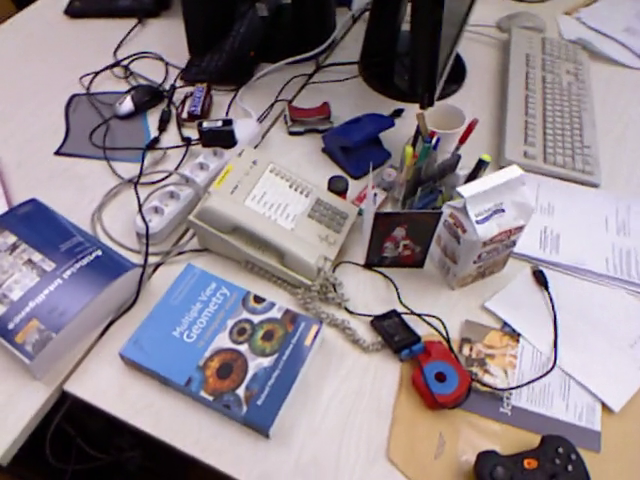
#> input picture frame 30 of samples/desk_handheld_tum.mp4, 640 x 480 px
$ python build_vocab.py   (older library calls are emulated)
#> lines starting #> are read from the running program, lines starting #| are printed output that depends on the picture
### slam/__init__.py
"""Driftless — monocular RGB sparse point-cloud SLAM.

    from slam import SlamPipeline, SlamConfig

    recon = SlamPipeline(SlamConfig()).run("clip.mp4")
    recon.to_dict(); recon.to_ply("cloud.ply"); recon.to_tum("traj.txt")

The reconstruction is metric **up to an unknown global scale**: a single moving
camera cannot observe absolute distance. The initial baseline is fixed to 1.0
and every length in the output is in those units.
"""

import os as _os

from .cpu import numeric_threads as _numeric_threads

# Must run before numpy/OpenCV are imported below: OpenBLAS and OMP read these once at
# load time and ignore later changes. `setdefault` so an explicit caller setting wins.
for _var in (
    "OMP_NUM_THREADS",
    "OPENBLAS_NUM_THREADS",
    "MKL_NUM_THREADS",
    "NUMEXPR_NUM_THREADS",
    "VECLIB_MAXIMUM_THREADS",
):
    _os.environ.setdefault(_var, str(_numeric_threads()))

# Deliberately below the thread-pool setup above, not at the top of the file: importing
# these pulls in numpy and OpenCV, which latch their pool sizes at load time.
from .config import SlamConfig  # noqa: E402
from .pipeline import SlamPipeline  # noqa: E402
from .results import DriftMetrics, Metrics, PoseRecord, Reconstruction  # noqa: E402

__all__ = [
    "SlamConfig",
    "SlamPipeline",
    "Reconstruction",
    "Metrics",
    "DriftMetrics",
    "PoseRecord",
]

__version__ = "1.0.0"

### slam/features.py
"""Grid-bucketed ORB extraction and descriptor matching.

Plain ``ORB_create(nfeatures=1200).detectAndCompute`` clumps keypoints onto the
few high-contrast patches in a frame, which makes PnP ill-conditioned and biases
triangulation. We over-detect with a relaxed FAST threshold and then retain the
strongest responses per image cell, which is the same idea as ORB-SLAM's
per-cell FAST but runs as two OpenCV calls instead of ``rows*cols`` of them.
"""

from __future__ import annotations

from dataclasses import dataclass
from operator import itemgetter

import cv2
import numpy as np

from .config import SlamConfig

Array = np.ndarray


_EMPTY = (
    np.zeros((0, 2), np.float32),
    np.zeros((0,), np.int32),
    np.zeros((0, 32), np.uint8),
)


@dataclass
class Frame:
    """Everything the tracker needs about one processed video frame."""

    index: int
    t_s: float
    gray: Array
    bgr_small: Array          # kept for RGB sampling of new map points
    kps: Array                # (N, 2) float32 pixel coordinates
    octaves: Array            # (N,) int32 pyramid level
    desc: Array               # (N, 32) uint8 ORB descriptors


class FeatureExtractor:
    def __init__(self, cfg: SlamConfig) -> None:
        self.cfg = cfg
        # Over-detect 2x so bucketing has candidates in every cell. Beyond 2x
        # the FAST count saturates and only detect() cost grows.
        self._orb = self._make(cfg.fast_threshold)
        self._orb_relaxed = self._make(cfg.fast_threshold_min)

    def _make(self, fast_threshold: int) -> cv2.ORB:
        return cv2.ORB_create(
            nfeatures=int(self.cfg.max_features * 2),
            scaleFactor=self.cfg.orb_scale_factor,
            nlevels=self.cfg.orb_levels,
            edgeThreshold=19,
            firstLevel=0,
            WTA_K=2,
            scoreType=cv2.ORB_HARRIS_SCORE,
            patchSize=31,
            fastThreshold=fast_threshold,
        )

    def detect(self, gray: Array) -> tuple[Array, Array, Array]:
        """Return (pts Nx2 float32, octaves N int32, desc Nx32 uint8)."""
        kps = self._orb.detect(gray, None)
        if len(kps) < self.cfg.max_features // 2:
            # Low-texture frame: retry once with the relaxed FAST threshold
            # rather than letting tracking starve.
            kps = self._orb_relaxed.detect(gray, None)
        if not kps:
            return _EMPTY
        kps = self._bucket(kps, gray.shape[1], gray.shape[0])
        kps, desc = self._orb.compute(gray, kps)
        if desc is None or not kps:
            return _EMPTY
        # KeyPoint_convert is a C++ bulk accessor; the equivalent list
        # comprehension over .pt costs 0.19 ms per frame, which is 0.6% of the
        # whole per-frame budget for nothing.
        pts = cv2.KeyPoint_convert(kps).astype(np.float32, copy=False)
        octaves = np.fromiter((k.octave for k in kps), np.int32, len(kps))
        return pts, octaves, np.ascontiguousarray(desc)

    def _bucket(self, kps: list[cv2.KeyPoint], width: int, height: int) -> list[cv2.KeyPoint]:
        cfg = self.cfg
        n = len(kps)
        if n <= cfg.max_features:
            return kps
        pts = cv2.KeyPoint_convert(kps)
        resp = np.fromiter((k.response for k in kps), np.float32, n)
        cw = width / cfg.grid_cols
        ch = height / cfg.grid_rows
        col = np.clip((pts[:, 0] / cw).astype(np.int32), 0, cfg.grid_cols - 1)
        row = np.clip((pts[:, 1] / ch).astype(np.int32), 0, cfg.grid_rows - 1)
        cell = row * cfg.grid_cols + col

        ncells = cfg.grid_cols * cfg.grid_rows
        per_cell = max(1, int(np.ceil(cfg.max_features / ncells)))

        order = np.lexsort((-resp, cell))
        sorted_cell = cell[order]
        # Rank each keypoint inside its cell without a Python loop: the running
        # max of "index where this cell started" gives the per-cell offset.
        idx = np.arange(n)
        is_first = np.empty(n, dtype=bool)
        is_first[0] = True
        np.not_equal(sorted_cell[1:], sorted_cell[:-1], out=is_first[1:])
        start = np.maximum.accumulate(np.where(is_first, idx, 0))
        rank = idx - start

        keep = np.zeros(n, dtype=bool)
        keep[order[rank < per_cell]] = True
        deficit = cfg.max_features - int(keep.sum())
        if deficit > 0:
            rest = np.flatnonzero(~keep)
            if rest.size:
                extra = rest[np.argsort(-resp[rest])[:deficit]]
                keep[extra] = True
        elif deficit < 0:
            kept = np.flatnonzero(keep)
            drop = kept[np.argsort(resp[kept])[: -deficit]]
            keep[drop] = False
        return list(itemgetter(*np.flatnonzero(keep).tolist())(kps))


_INT32_MAX = 2147483647


class Matcher:
    """Hamming matching with a Lowe ratio test, kept array-native.

    ``cv2.batchDistance`` does the same work as ``BFMatcher.knnMatch`` but hands
    back NumPy arrays instead of a list of ``DMatch`` objects, so the ratio test
    stays vectorised (measured ~0.65 ms vs ~1.1 ms for 1200x1200 descriptors).
    """

    def __init__(self, cfg: SlamConfig) -> None:
        self.cfg = cfg

    # [119 lines left out: functions ratio_match, mutual_match, dedupe_by_distance, epipolar_mask, proximity_mask, not called in this run]

### slam/cpu.py
"""CPU accounting, deliberately free of numpy/OpenCV imports.

This lives apart from `pipeline` because `slam/__init__` has to size the numeric
backends' thread pools *before* those libraries are imported -- OpenBLAS and OMP read
their environment once at load time. Importing anything heavy from here would load
them first and silently defeat the pinning.
"""

from __future__ import annotations

import contextlib
import os
from pathlib import Path


def available_cpus() -> int:
    """CPUs this process may actually use, not the ones the host happens to own.

    `os.cpu_count()` reports the machine. Inside a container it is wrong in the
    direction that hurts: the cgroup grants a fraction of the host, and every numeric
    library that sizes its thread pool from `cpu_count()` then oversubscribes. Measured
    on a 24-core host with an 8-CPU quota, that cost 40% -- 17.5 s against 12.2 s on the
    same clip -- purely in scheduler contention.
    """
    quota = 0
    # cgroup v2, then v1. "max" means unlimited, in which case fall through.
    with contextlib.suppress(OSError, ValueError, IndexError):
        raw = Path("/sys/fs/cgroup/cpu.max").read_text().split()
        if raw[0] != "max":
            quota = -(-int(raw[0]) // int(raw[1]))  # ceil, so 6.5 CPUs -> 7
    if not quota:
        with contextlib.suppress(OSError, ValueError):
            us = int(Path("/sys/fs/cgroup/cpu/cpu.cfs_quota_us").read_text())
            period = int(Path("/sys/fs/cgroup/cpu/cpu.cfs_period_us").read_text())
            if us > 0 and period > 0:
                quota = -(-us // period)
    # sched_getaffinity respects CPU pinning, which a cgroup quota does not express.
    affinity = 0
    with contextlib.suppress(AttributeError, OSError):
        affinity = len(os.sched_getaffinity(0))
    candidates = [n for n in (quota, affinity, os.cpu_count() or 0) if n > 0]
    return min(candidates) if candidates else 1


def numeric_threads() -> int:
    """Thread-pool size for OpenCV and the BLAS backends.

    Capped at 4 on purpose. The pipeline is a single-threaded main loop with two helper
    threads (decode, ORB); its hot calls -- `solvePnPRansac`, `batchDistance`, the BA
    linear solve -- are efficient single-threaded C++. A larger pool buys contention
    rather than throughput, and on this workload more CPUs measured *slower*.
    """
    return max(1, min(4, available_cpus()))

### bench/build_vocab.py
"""Build the shipped bag-of-visual-words vocabulary.

Offline tool. Samples ORB descriptors from the demo clips, clusters them with
MiniBatchKMeans in the 256-dimensional *bit* space, binarises the centroids back
into ORB-shaped uint8 words and stores them with their tf-idf weights.

    python bench/build_vocab.py            # writes slam/vocab.npz

scikit-learn is needed here and only here; the runtime library does not import it.
"""

from __future__ import annotations

import argparse
import sys
from pathlib import Path

import cv2
import numpy as np

ROOT = Path(__file__).resolve().parents[1]
sys.path.insert(0, str(ROOT))

from slam.config import SlamConfig  # noqa: E402
from slam.features import FeatureExtractor  # noqa: E402


def collect(
    videos: list[Path], cfg: SlamConfig, stride: int, per_frame: int
) -> tuple[np.ndarray, np.ndarray]:
    """Return (descriptors, document ids) sampled across the clips."""
    fe = FeatureExtractor(cfg)
    rng = np.random.default_rng(cfg.seed)
    descs: list[np.ndarray] = []
    docs: list[np.ndarray] = []
    doc = 0
    for path in videos:
        cap = cv2.VideoCapture(str(path))
        if not cap.isOpened():
            print(f"  skip (cannot open) {path.name}")
            continue
        idx = 0
        kept = 0
        while True:
            ok, frame = cap.read()
            if not ok:
                break
            if idx % stride == 0:
                w = frame.shape[1]
                if w > cfg.target_width:
                    s = cfg.target_width / w
                    frame = cv2.resize(frame, None, fx=s, fy=s, interpolation=cv2.INTER_AREA)
                _, _, d = fe.detect(cv2.cvtColor(frame, cv2.COLOR_BGR2GRAY))
                if d.shape[0] > 0:
                    take = d if d.shape[0] <= per_frame else d[
                        rng.choice(d.shape[0], per_frame, replace=False)
                    ]
                    descs.append(take)
                    docs.append(np.full(take.shape[0], doc, dtype=np.int32))
                    doc += 1
                    kept += 1
            idx += 1
        cap.release()
        print(f"  {path.name}: {kept} frames sampled")
    if not descs:
        raise SystemExit("no descriptors collected")
    return np.concatenate(descs), np.concatenate(docs)


def build(desc: np.ndarray, docs: np.ndarray, k: int, seed: int) -> tuple[np.ndarray, np.ndarray]:
    from sklearn.cluster import MiniBatchKMeans

    bits = np.unpackbits(desc, axis=1).astype(np.float32)
    km = MiniBatchKMeans(
        n_clusters=k, random_state=seed, batch_size=4096, n_init=3, max_iter=120
    )
    labels = km.fit_predict(bits)
    # Binarise back to ORB shape: a centroid coordinate above 0.5 means that bit
    # is set in the majority of the cluster's descriptors.
    words = np.packbits((km.cluster_centers_ > 0.5).astype(np.uint8), axis=1)

    n_docs = int(docs.max()) + 1
    df = np.zeros(k, dtype=np.float64)
    for w in range(k):
        sel = labels == w
        if sel.any():
            df[w] = np.unique(docs[sel]).size
    idf = np.log(n_docs / np.maximum(df, 1.0)).astype(np.float32)
    idf[df == 0] = 0.0
    return words.astype(np.uint8), idf


def main() -> None:
    ap = argparse.ArgumentParser()
    ap.add_argument("--videos", nargs="*", type=Path)
    ap.add_argument("--out", type=Path, default=ROOT / "slam" / "vocab.npz")
    ap.add_argument("--k", type=int, default=1024)
    ap.add_argument("--stride", type=int, default=3)
    ap.add_argument("--per-frame", type=int, default=400)
    ap.add_argument("--seed", type=int, default=0)
    args = ap.parse_args()

    videos = args.videos or sorted((ROOT / "samples").glob("*.mp4"))
    if not videos:
        raise SystemExit("no videos found; pass --videos")
    print(f"sampling descriptors from {len(videos)} clip(s)")
    cfg = SlamConfig(seed=args.seed)
    desc, docs = collect(list(videos), cfg, args.stride, args.per_frame)
#> in collect, frame is the input picture: shape (480, 640, 3); mean B, G, R 142, 134.6, 145.2
#> in detect, `kps = self._orb.detect(gray, None)`: kps = 2400 keypoints; strongest (x, y, size): (220, 122, 37.2), (204, 124, 31), (55, 152, 37.2), (403, 316, 37.2)
#> in detect, `kps = self._orb.detect(gray, None)`:
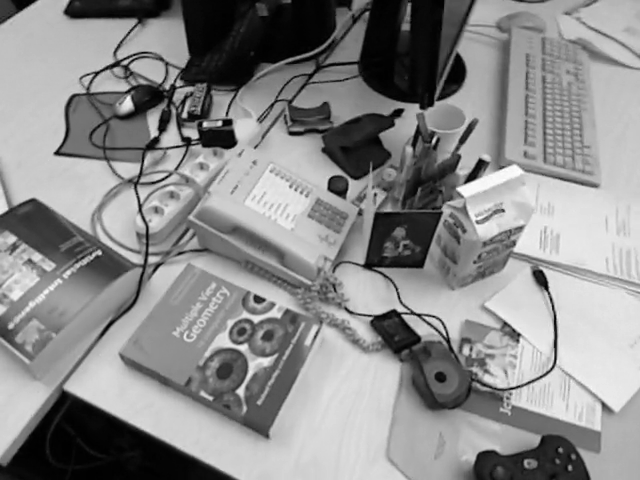
#> gray: shape (480, 640); min 0, max 255, mean 138.6
#> in _bucket, `n = len(kps)`: n = 2400
#> in _bucket, `pts = cv2.KeyPoint_convert(kps)`: pts = 2400 pairs, first value 19 to 615.6, second value 20 to 460
#> in _bucket, `resp = np.fromiter((k.response for k in kps), np.float32, n)`: resp = 2400 values, max 0.00362 at index 636, min 9.41e-05 at index 520, mean 0.000561
#> in _bucket, `col = np.clip((pts[:, 0] / cw).astype(np.int32), 0, cfg.grid_cols - 1)`: col = 2400 values, max 7 at index 7, min 0 at index 88, mean 3.09
#> in _bucket, `row = np.clip((pts[:, 1] / ch).astype(np.int32), 0, cfg.grid_rows - 1)`: row = 2400 values, max 5 at index 2, min 0 at index 4, mean 1.97
#> in _bucket, `cell = row * cfg.grid_cols + col`: cell = 2400 values, max 47 at index 7, min 0 at index 1308, mean 18.88
#> in _bucket, `order = np.lexsort((-resp, cell))`: order = 2400 values, max 2399 at index 2327, min 0 at index 2212, mean 1199.5
#> in _bucket, `sorted_cell = cell[order]`: sorted_cell = 2400 values from 0 to 47
#> in _bucket, `extra = rest[np.argsort(-resp[rest])[:deficit]]`: extra = 442 values, max 2313 at index 217, min 4 at index 221, mean 1239.6
#> in detect, `kps = self._bucket(kps, gray.shape[1], gray.shape[0])`: kps = 1200 keypoints; strongest (x, y, size): (220, 122, 37.2), (204, 124, 31), (55, 152, 37.2), (403, 316, 37.2)
#> in detect, `pts = cv2.KeyPoint_convert(kps).astype(np.float32, copy=False)`: pts = 1200 pairs, first value 19 to 615.6, second value 20 to 460
#> in detect, `octaves = np.fromiter((k.octave for k in kps), np.int32, len(kps))`: octaves = 1200 values from 0 to 7
#> in collect, `take = d if d.shape[0] <= per_frame else d[ rng.choice(d.shape[0], per..`:
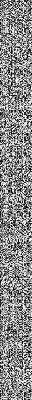
#> take: shape (400, 32); min 0, max 255, mean 137.1
    print(f"  {desc.shape[0]} descriptors over {int(docs.max()) + 1} documents")
    words, idf = build(desc, docs, args.k, args.seed)
    args.out.parent.mkdir(parents=True, exist_ok=True)
    np.savez_compressed(args.out, words=words, idf=idf)
    size_kb = args.out.stat().st_size / 1024
    print(f"wrote {args.out} ({args.k} words, {size_kb:.0f} KB)")


if __name__ == "__main__":
    main()

$ run again, starting later in the video
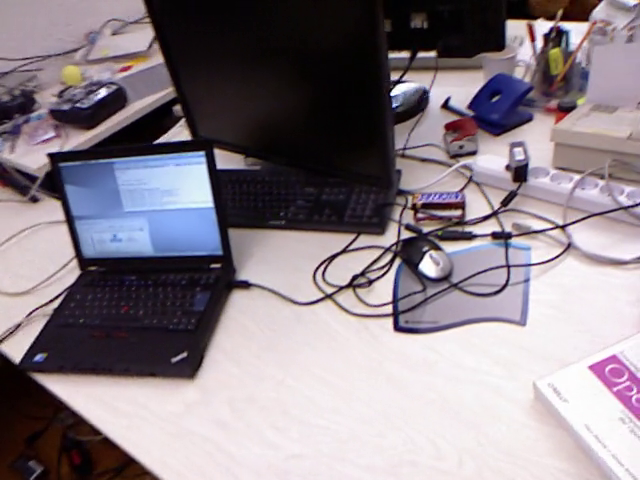
#> input picture frame 135 of samples/desk_handheld_tum.mp4, 640 x 480 px
#> in collect, frame is the input picture: shape (480, 640, 3); mean B, G, R 137.1, 129.3, 139.1
#> in detect, `kps = self._orb.detect(gray, None)`: kps = 2400 keypoints; strongest (x, y, size): (391, 94, 31), (390, 94, 37.2), (421, 266, 92.6), (423, 265, 111.1)
#> in detect, `kps = self._orb.detect(gray, None)`:
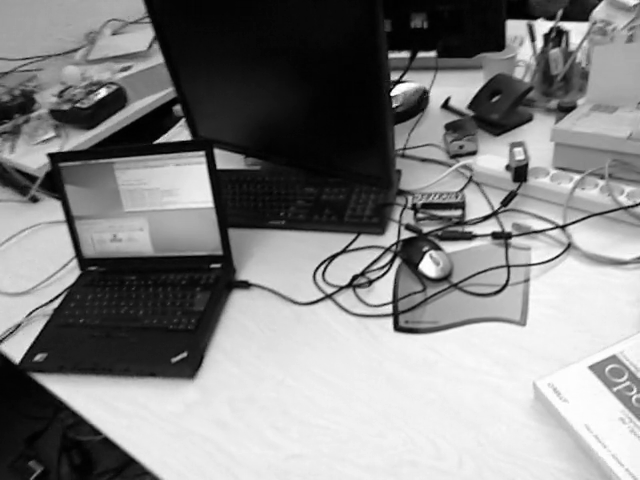
#> gray: shape (480, 640); min 0, max 255, mean 133.1
#> n = 2400
#> in _bucket, `pts = cv2.KeyPoint_convert(kps)`: pts = 2400 pairs, first value 19 to 620, second value 19 to 437
#> resp = 2400 values, max 0.008 at index 238, min 8.32e-05 at index 520, mean 0.000686
#> col = 2400 values, max 7 at index 5, min 0 at index 0, mean 4.37
#> row = 2400 values, max 5 at index 175, min 0 at index 2, mean 1.96
#> cell = 2400 values, max 41 at index 175, min 1 at index 2, mean 20.03
#> order = 2400 values, max 2399 at index 716, min 0 at index 295, mean 1199.5
#> sorted_cell = 2400 values from 1 to 41
#> extra = 500 values, max 2359 at index 14, min 1 at index 275, mean 1250.4
#> in detect, `kps = self._bucket(kps, gray.shape[1], gray.shape[0])`: kps = 1200 keypoints; strongest (x, y, size): (391, 94, 31), (390, 94, 37.2), (421, 266, 92.6), (423, 265, 111.1)
#> in detect, `pts = cv2.KeyPoint_convert(kps).astype(np.float32, copy=False)`: pts = 1200 pairs, first value 19 to 620, second value 19 to 437
#> octaves = 1200 values from 0 to 7
#> in collect, `take = d if d.shape[0] <= per_frame else d[ rng.choice(d.shape[0], per..`:
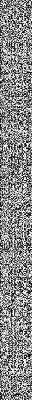
#> take: shape (400, 32); min 0, max 255, mean 136.2

$ run again, starting later in the video
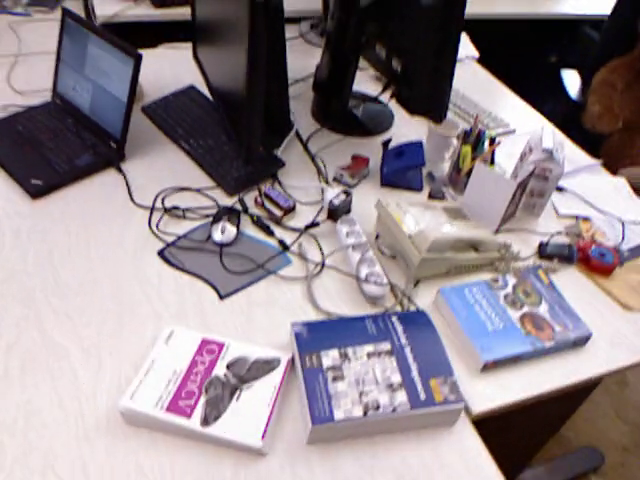
#> input picture frame 240 of samples/desk_handheld_tum.mp4, 640 x 480 px
#> in collect, frame is the input picture: shape (480, 640, 3); mean B, G, R 142.5, 136.5, 147.7
#> in detect, `kps = self._orb.detect(gray, None)`: kps = 2400 keypoints; strongest (x, y, size): (566, 72, 111.1), (463, 35, 53.6), (564, 72, 92.6), (463, 34, 37.2)
#> in detect, `kps = self._orb.detect(gray, None)`:
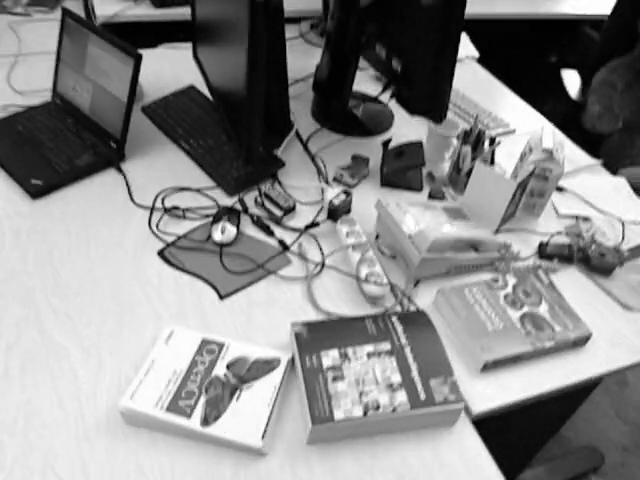
#> gray: shape (480, 640); min 0, max 255, mean 140.5
#> n = 2400
#> in _bucket, `pts = cv2.KeyPoint_convert(kps)`: pts = 2400 pairs, first value 32 to 620, second value 19 to 437
#> resp = 2400 values, max 0.00998 at index 2259, min 7.63e-05 at index 520, mean 0.000609
#> col = 2400 values, max 7 at index 19, min 0 at index 130, mean 3.67
#> row = 2400 values, max 5 at index 6, min 0 at index 0, mean 2.31
#> cell = 2400 values, max 45 at index 320, min 1 at index 55, mean 22.17
#> order = 2400 values, max 2399 at index 2060, min 0 at index 23, mean 1199.5
#> sorted_cell = 2400 values from 1 to 45
#> extra = 404 values, max 2391 at index 95, min 3 at index 155, mean 1275.8
#> in detect, `kps = self._bucket(kps, gray.shape[1], gray.shape[0])`: kps = 1200 keypoints; strongest (x, y, size): (566, 72, 111.1), (463, 35, 53.6), (564, 72, 92.6), (463, 34, 37.2)
#> in detect, `pts = cv2.KeyPoint_convert(kps).astype(np.float32, copy=False)`: pts = 1200 pairs, first value 32 to 619, second value 19 to 437
#> octaves = 1200 values from 0 to 7
#> in collect, `take = d if d.shape[0] <= per_frame else d[ rng.choice(d.shape[0], per..`:
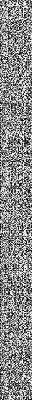
#> take: shape (400, 32); min 0, max 255, mean 135.8
